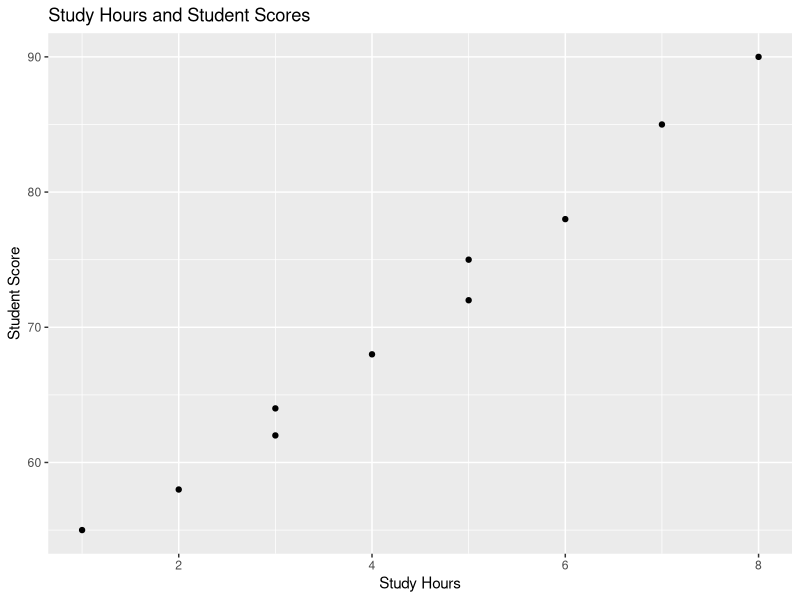

Recreate this plot in R.
## ---- chunk 1
student_data <- data.frame(
  student_id = 1:10,
  study_hours = c(2, 3, 4, 5, 1, 6, 7, 3, 8, 5),
  score = c(58, 62, 68, 72, 55, 78, 85, 64, 90, 75)
)

print(student_data)
## ---- chunk 2
mean(student_data$score)

max(student_data$score)

min(student_data$score)

summary(student_data$score)
## ---- chunk 3
library(ggplot2)

ggplot(student_data, aes(x = study_hours, y = score)) +
  geom_point() +
  labs(
    title = "Study Hours and Student Scores",
    x = "Study Hours",
    y = "Student Score"
  )
